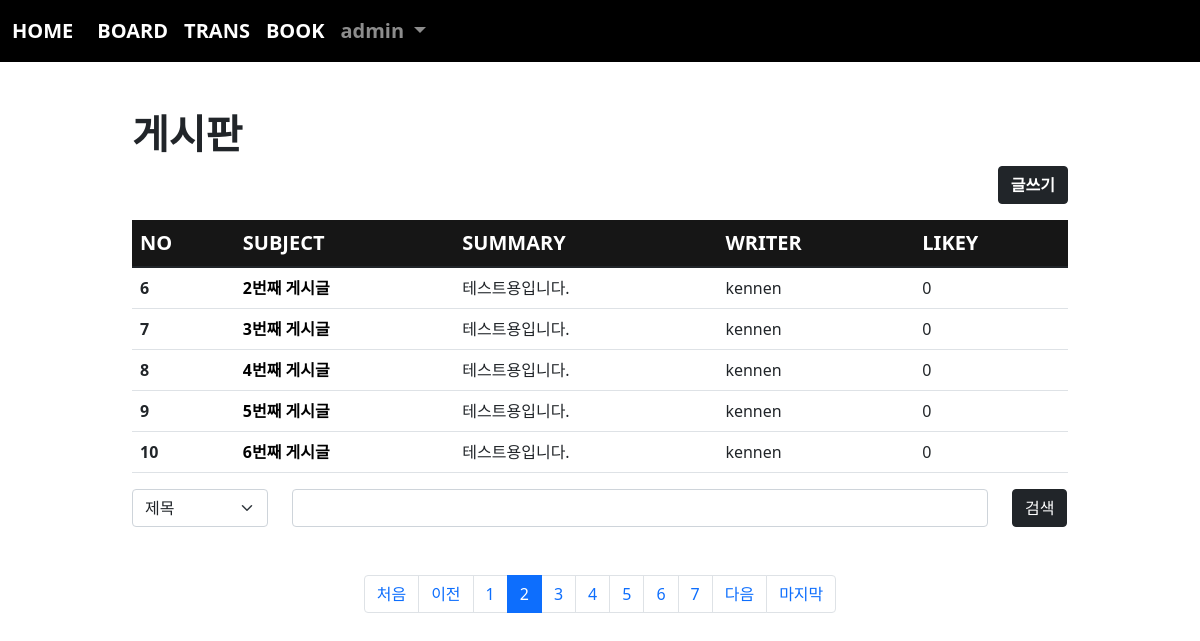
Screenshot of /board/index/?page=2&cate=&kw= (signed in) with the database file from the repository.
### acc/models.py (models this page shows, shortened)
class User(AbstractUser):
    comment = models.TextField()
    age = models.IntegerField(default=0)
    point = models.IntegerField(default=0)
    pic = models.ImageField(upload_to="acc/%y/%m")

### board/models.py (models this page shows, shortened)
class Board(models.Model):
    subject = models.CharField(max_length=200)
    writer = models.ForeignKey(User, on_delete=models.CASCADE, related_name="writer")
    content = models.TextField()
    likey = models.ManyToManyField(User, blank=True, related_name="likey")
    pubdate = models.DateTimeField()
    def summary(self):
        if len(self.content) > 150:
            return f"{self.content[:150]}    ..."
        return self.content

### board/views.py (the view)
# urls.py: path('index/', views.index, name="index"),
def index(request):
    kw = request.GET.get("kw", "")
    cate = request.GET.get("cate", "")
    pg = request.GET.get("page", 1)
    if kw:
        if cate == "sub":
            b = Board.objects.filter(subject__startswith=kw)
        elif cate == "wri":
            from acc.models import User
            try:
                u = User.objects.get(username=kw)
                b = Board.objects.filter(writer=u)
            except:
                b = Board.objects.none()
        elif cate=="con":
            b = Board.objects.filter(content__contains=kw)
    else:
        b = Board.objects.all()
    pag = Paginator(b,5)
    obj = pag.get_page(pg)
    context = {
        "blist" : obj,
        "cate":cate,
        "kw":kw
    }
    return render(request, "board/index.html", context)

### template/board/index.html (shortened to what this page needs)
{% extends 'base.html' %}
{% block con %}
    <div class="container mt-5 mb-5" style="width: 80%;">
        <h1><b>게시판</b></h1>
        <div class="text-end">
            <a href="{% url 'board:create' %}" class="btn btn-dark" style="font-weight: bold;">글쓰기</a>
        </div>
        <table class="table table-hover mt-3">
            <thead style="background-color: rgba(0, 0, 0, 0.913); color:white; font-weight: bold; font-size: 20px;">
                <tr>
                    <th scope="col">NO</th>
                    <th scope="col">SUBJECT</th>
                    <th scope="col">SUMMARY</th>
                    <th scope="col">WRITER</th>
                    <th scope="col">LIKEY</th>
                </tr>
            </thead>
            <tbody>
                {% if blist %}
                    {% for i in blist %}
                        <tr>
                            <th scope="row">{{ blist.start_index|add:forloop.counter0 }}</th>
                            <td><a class="det" href="{% url 'board:detail' i.id %}">{{ i.subject }}</a>
                            </td>
                            <td>{{ i.summary }}</td>
                            <td>{{ i.writer }}</td>
                            <td>{{ i.likey.count }}</td>
                        </tr>
                    {% endfor %}
                {% endif %}
            </tbody>
        </table>
        <form>
            <div class="row">
                <div class="col-lg-2">
                    <select class="form-select" aria-label="Default select example" name="cate">
                        <option value="sub" {% if cate == 'sub' %} selected {% endif %}>제목</option>
                    </select>
                </div>
                <div class="col-lg-9">
                    <input type="text" class="form-control" name="kw" value="{{kw}}">
                </div>
                <div class="col-lg-1">
                    <button class="btn btn-dark">검색</button>
                </div>
            </div>
        </form>
        <nav aria-label="Page navigation example" class="mt-5">
            <ul class="pagination justify-content-center">
                {% if blist.has_previous %}
                    <li class="page-item">
                        <a class="page-link" href="{% url 'board:index' %}?page=1&cate={{cate}}&kw={{kw}}">처음</a>
                    </li>
                    <li class="page-item">
                        <a class="page-link" href="{% url 'board:index' %}?page={{blist.previous_page_number}}&cate={{cate}}&kw={{kw}}">이전</a>
                    </li>
                {% endif %}
                {% for i in blist.paginator.page_range %}
                    {% if blist.number|add:5 >= i and blist.number|add:-5 <= i %}
                        <li class="page-item {% if blist.number == i %}active{% endif %}"><a class="page-link" href="{% url 'board:index' %}?page={{i}}&cate={{cate}}&kw={{kw}}">{{i}}</a></li>
                    {% endif %}
                {% endfor %}
                {% if blist.has_next %}
                    <li class="page-item">
                        <a class="page-link" href="{% url 'board:index' %}?page={{blist.next_page_number}}&cate={{cate}}&kw={{kw}}">다음</a>
                    </li>
                    <li class="page-item">
                        <a class="page-link" href="{% url 'board:index' %}?page={{blist.paginator.num_pages}}&cate={{cate}}&kw={{kw}}">마지막</a>
                    </li>
                {% endif %}
            </ul>
        </nav>
    </div>
{% endblock %}

### template/base.html (shortened to what this page needs)
<!doctype html>
<html lang="en">
    <head>
        <link href="https://cdn.jsdelivr.net/npm/bootstrap@5.1.3/dist/css/bootstrap.min.css" rel="stylesheet">
    </head>
    <body>
        {% if user.is_authenticated %}
            <nav class="navbar navbar-expand-lg navbar-dark" style="background-color: rgb(0, 0, 0); font-size: 20px; font-weight: bold;">
                <div class="container-fluid">
                    <a class="navbar-brand" href="{% url 'acc:index' %}">HOME</a>
                    <div class="collapse navbar-collapse" id="navbarSupportedContent">
                        <ul class="navbar-nav me-auto mb-2 mb-lg-0">
                            <li class="nav-item">
                                <a class="nav-link active" aria-current="page" href="{% url 'board:index' %}">BOARD</a>
                            </li>
                            <li class="nav-item">
                                <a class="nav-link active" aria-current="page" href="{% url 'trans:index' %}">TRANS</a>
                            </li>
                            <li class="nav-item">
                                <a class="nav-link active" aria-current="page" href="{% url 'book:index' %}">BOOK</a>
                            </li>
                            <li class="nav-item dropdown">
                                <a class="nav-link dropdown-toggle" href="#" id="navbarDropdown" role="button" data-bs-toggle="dropdown" aria-expanded="false">
                                    {{ user.username }}
                                </a>
                            </li>
                        </ul>
                    </div>
                </div>
            </nav>
            {% block con %}
            {% endblock %}
        {% endif %}
    </body>
</html>

### template/board/index.html (style rules this page uses)
a.det { text-decoration: none; color:black; font-weight: bold; }

### rows the page displays
User: username "admin"
Board: start_index|add "6", subject "2번째 게시글", summary "테스트용입니다.", writer "kennen", likey.count "0"
Board: start_index|add "7", subject "3번째 게시글", summary "테스트용입니다.", writer "kennen", likey.count "0"
Board: start_index|add "8", subject "4번째 게시글", summary "테스트용입니다.", writer "kennen", likey.count "0"
Board: start_index|add "9", subject "5번째 게시글", summary "테스트용입니다.", writer "kennen", likey.count "0"
Board: start_index|add "10", subject "6번째 게시글", summary "테스트용입니다.", writer "kennen", likey.count "0"

### other values shown
{{ i }} "1" "2" "3" "4" "5" "6" "7"
